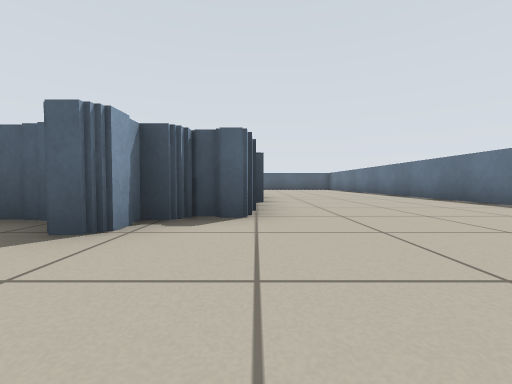
View 1 (above)

18 first-person views from a walk through a Stage world. The camera is 0.39 m above the floor, tilts 2° down and sees 90° across. Floor lines are 1 m apart. The floor is counted in squares, 1 m on a side. Each view is taken from the middle of a square. On the plan, view 1 faces up. The plan holds only what a view shows up to about 9 squares ahead; the rest is blank. Robots are left out.

View 2
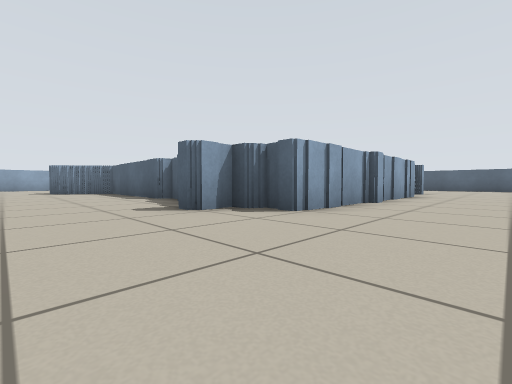

View 3
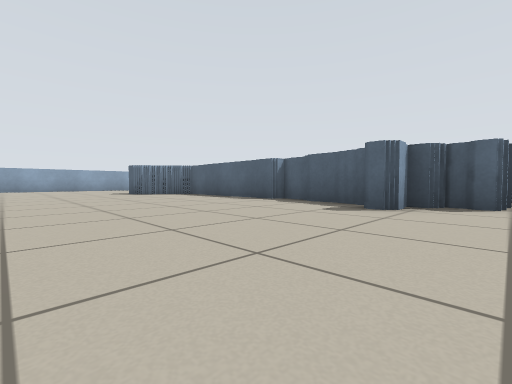

View 4
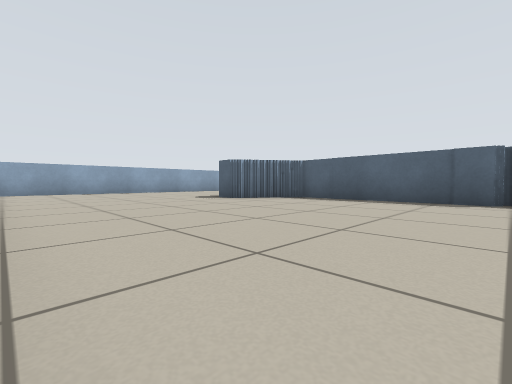

View 5
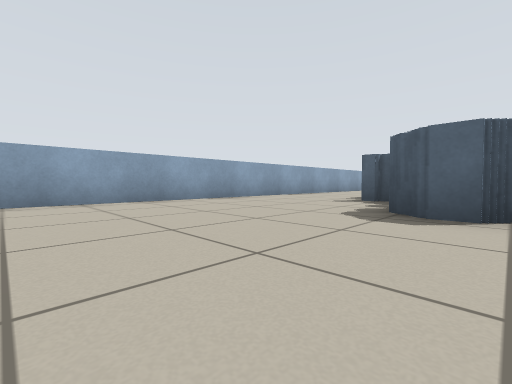

View 6
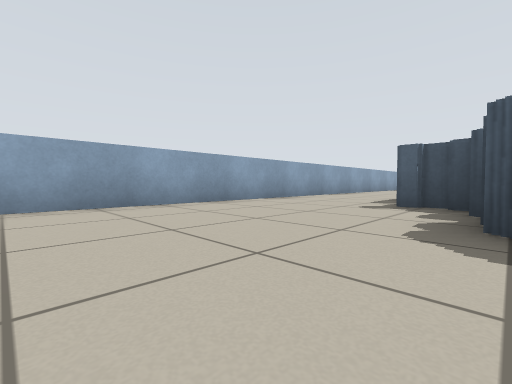

View 7
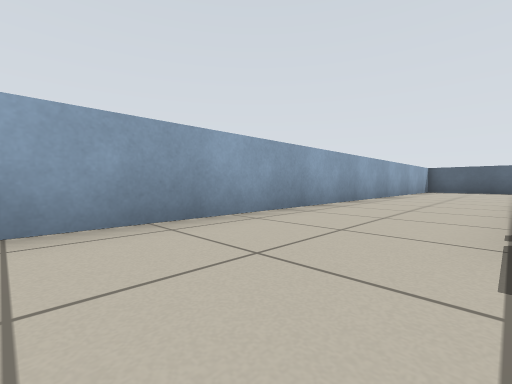

View 8
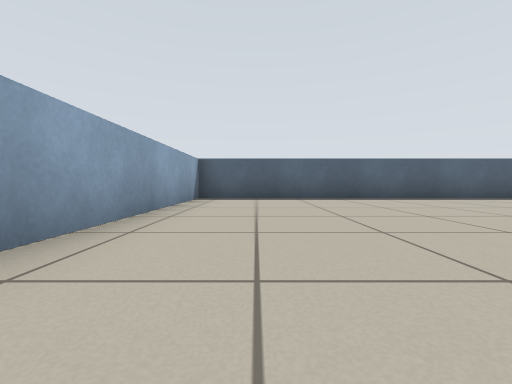

View 9
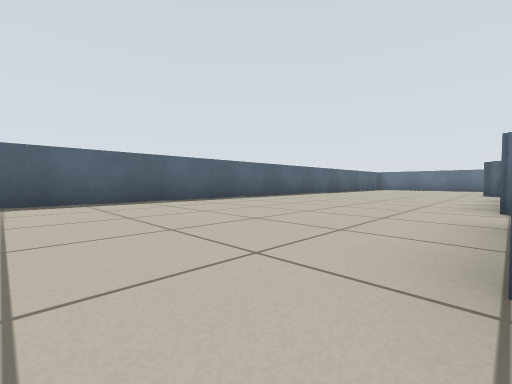

View 10
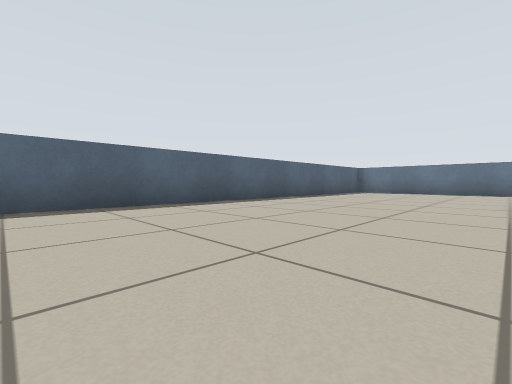

View 11
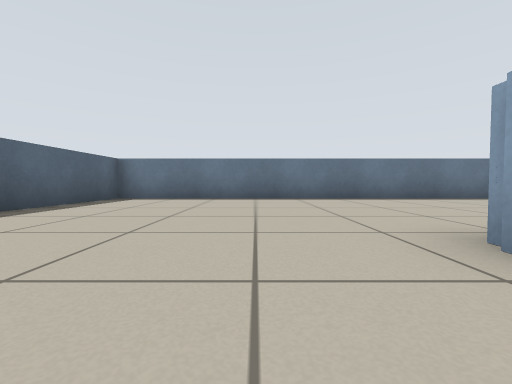

View 12
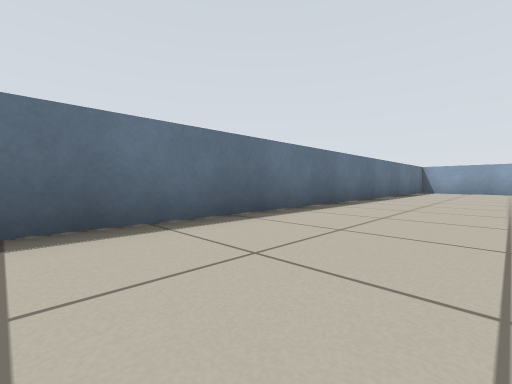

View 13
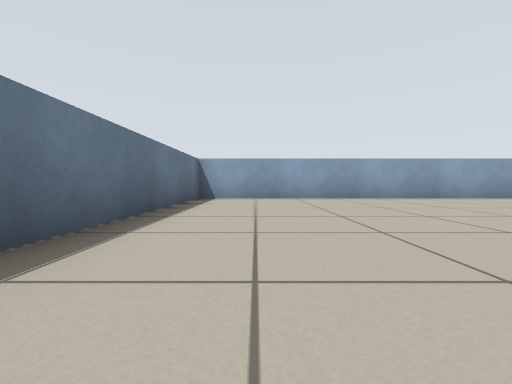

View 14
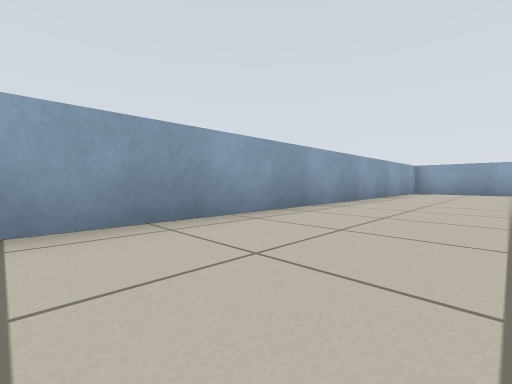

View 15
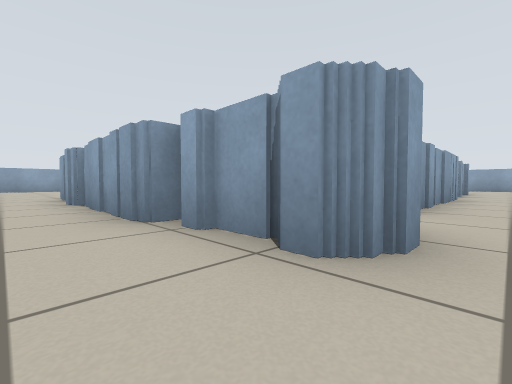

View 16
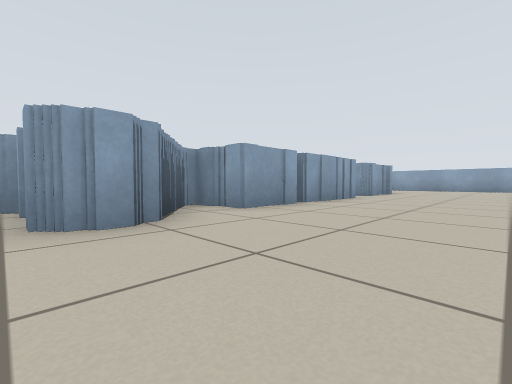

View 17
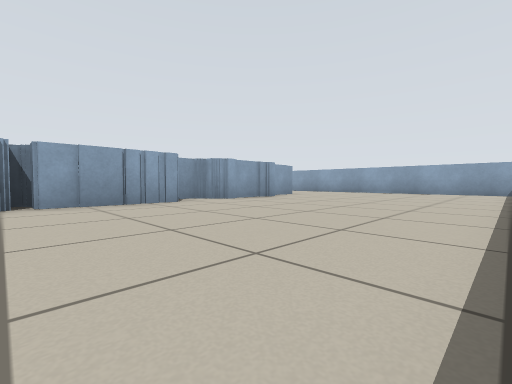

View 18
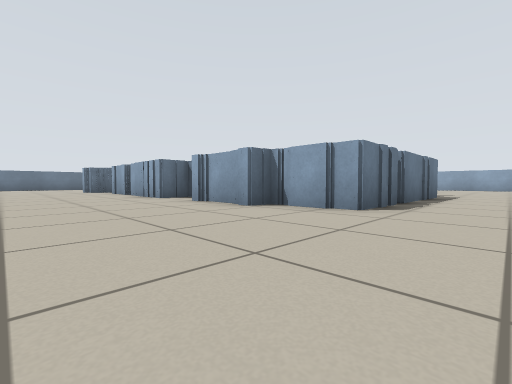

### Floor plan
Points are (right, up) in squares from view 1. A wall is a line through its corners. A room is listed if a view was taken in it or the views show most of it. See-through windows are left out.
Room 1 (views 1, 2, 3, 4, 5, 6, 7, 8, 9, 10, 11, 12, 13, 14, 15, 16, 17, 18)
walls: (-4, 2.8) (-8.2, 2.8); (-3.4, 3) (-4.1, 3); (-2, 2.8) (-3.4, 2.8); (-8.6, 2.2) (-8.6, 1.8); (-8.9, 1.9) (-8.9, 1.3) (-9.9, 1.3); (-9.8, 1.6) (-10.2, 1.6); (-0.2, 3.6) (-0.2, 2.8) (-1.2, 2.8) (-1.2, 1.9) (-1.6, 1.9); (0, 4.1) (0, 3.5); (-0.2, 5.1) (-0.2, 4.1); (-10.9, 3.6) (-11.4, 3.6); (0, 5.8) (0, 5); (-11.6, 4.8) (-11.6, 7.6); (-4.1, 10.1) (-2.6, 10.1) (-2.6, 9) (-2.1, 9); (0, 8.5) (0, 6); (-8.4, 10.1) (-7.7, 10.1) (-7.7, 9.2) (-6.6, 9.2) (-6.6, 10.1) (-4.4, 10.1); (-11.6, 7.8) (-11.6, 9.5) (-9.8, 9.5) (-9.8, 9.8) (-8.2, 9.8); (-1.2, 10.6) (-0.2, 10.6) (-0.2, 8.9); (-14.4, -3.4) (4.4, -3.4) (4.4, 15.4) (-14.4, 15.4) (-14.4, -3.4)

Where each view was taken, in squares from view 1:
view 1: 0 up, 0 right, facing up
view 2: 0 up, 2 right, facing up-left
view 3: 2 down, 0 right, facing up-left
view 4: 3 down, 4 left, facing up-left
view 5: 2 down, 9 left, facing up-left
view 6: 1 down, 10 left, facing up-left
view 7: 3 up, 12 left, facing up-left
view 8: 9 up, 13 left, facing up
view 9: 10 up, 11 left, facing up-right
view 10: 11 up, 6 left, facing up-right
view 11: 12 up, 2 left, facing right
view 12: 8 up, 2 right, facing down-right
view 13: 3 up, 3 right, facing down
view 14: 1 down, 4 left, facing down-left
view 15: 11 up, 1 right, facing down-left
view 16: 13 up, 0 right, facing down-left
view 17: 15 up, 4 left, facing down-left
view 18: 13 up, 13 left, facing down-right
